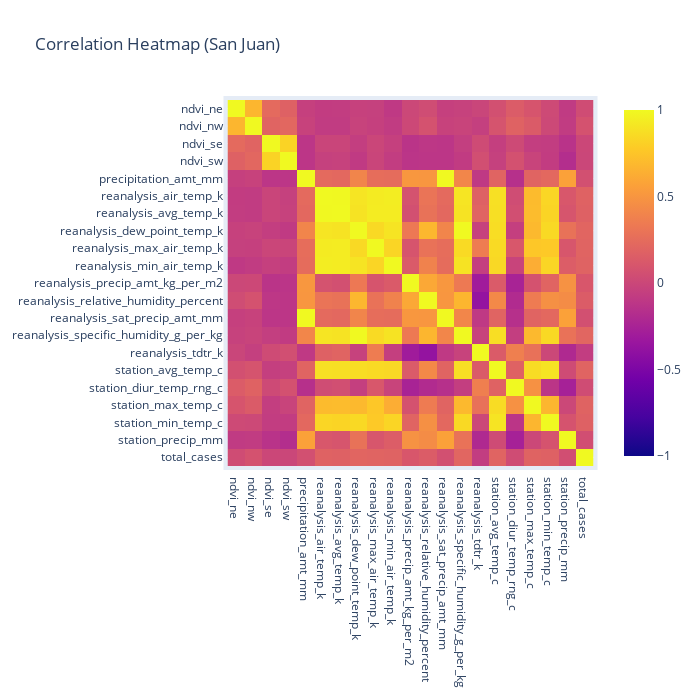

Here is the notebook cell this chart was saved with:
### Markdown cell above
What is visible is that there seem to be no linear correlations between the variables in both cities

### Code cell
sj_correlation = sj_train_features.corr() #Compute pairwise correlation of columns
fig = px.imshow(sj_correlation,zmin=-1,zmax=1)


# setting layout of the figure 
fig.update_layout(
    title_text = 'Correlation Heatmap (San Juan)',
    autosize=False,
    width=700,
    height=700,
    margin=dict(
        l=50,
        r=50,
        b=100,
        t=100,
        pad=4
))
fig.show()

### Figure 1 — Plotly figure (JSON) as saved in the notebook; plotly's stock layout.template omitted (floating-point values rounded to 4 significant figures; data arrays with more than 128 entries replaced by an {"elided": "..."} marker saying what was removed)
{"data": [{"coloraxis": "coloraxis", "hovertemplate": "x: %{x}<br>y: %{y}<br>color: %{z}<extra></extra>", "name": "0", "type": "heatmap", "x": ["ndvi_ne", "ndvi_nw", "ndvi_se", "ndvi_sw", "precipitation_amt_mm", "reanalysis_air_temp_k", "reanalysis_avg_temp_k", "reanalysis_dew_point_temp_k", "reanalysis_max_air_temp_k", "reanalysis_min_air_temp_k", "reanalysis_precip_amt_kg_per_m2", "reanalysis_relative_humidity_percent", "reanalysis_sat_precip_amt_mm", "reanalysis_specific_humidity_g_per_kg", "reanalysis_tdtr_k", "station_avg_temp_c", "station_diur_temp_rng_c", "station_max_temp_c", "station_min_temp_c", "station_precip_mm", "total_cases"], "xaxis": "x", "y": ["ndvi_ne", "ndvi_nw", "ndvi_se", "ndvi_sw", "precipitation_amt_mm", "reanalysis_air_temp_k", "reanalysis_avg_temp_k", "reanalysis_dew_point_temp_k", "reanalysis_max_air_temp_k", "reanalysis_min_air_temp_k", "reanalysis_precip_amt_kg_per_m2", "reanalysis_relative_humidity_percent", "reanalysis_sat_precip_amt_mm", "reanalysis_specific_humidity_g_per_kg", "reanalysis_tdtr_k", "station_avg_temp_c", "station_diur_temp_rng_c", "station_max_temp_c", "station_min_temp_c", "station_precip_mm", "total_cases"], "yaxis": "y", "z": {"elided": "21x21 float values"}}], "layout": {"autosize": false, "coloraxis": {"cmax": 1, "cmin": -1, "colorscale": [[0, "#0d0887"], [0.1111, "#46039f"], [0.2222, "#7201a8"], [0.3333, "#9c179e"], [0.4444, "#bd3786"], [0.5556, "#d8576b"], [0.6667, "#ed7953"], [0.7778, "#fb9f3a"], [0.8889, "#fdca26"], [1, "#f0f921"]]}, "height": 700, "margin": {"b": 100, "l": 50, "pad": 4, "r": 50, "t": 100}, "title": {"text": "Correlation Heatmap (San Juan)"}, "width": 700, "xaxis": {"anchor": "y", "constrain": "domain", "domain": [0, 1], "scaleanchor": "y"}, "yaxis": {"anchor": "x", "autorange": "reversed", "constrain": "domain", "domain": [0, 1]}}}
